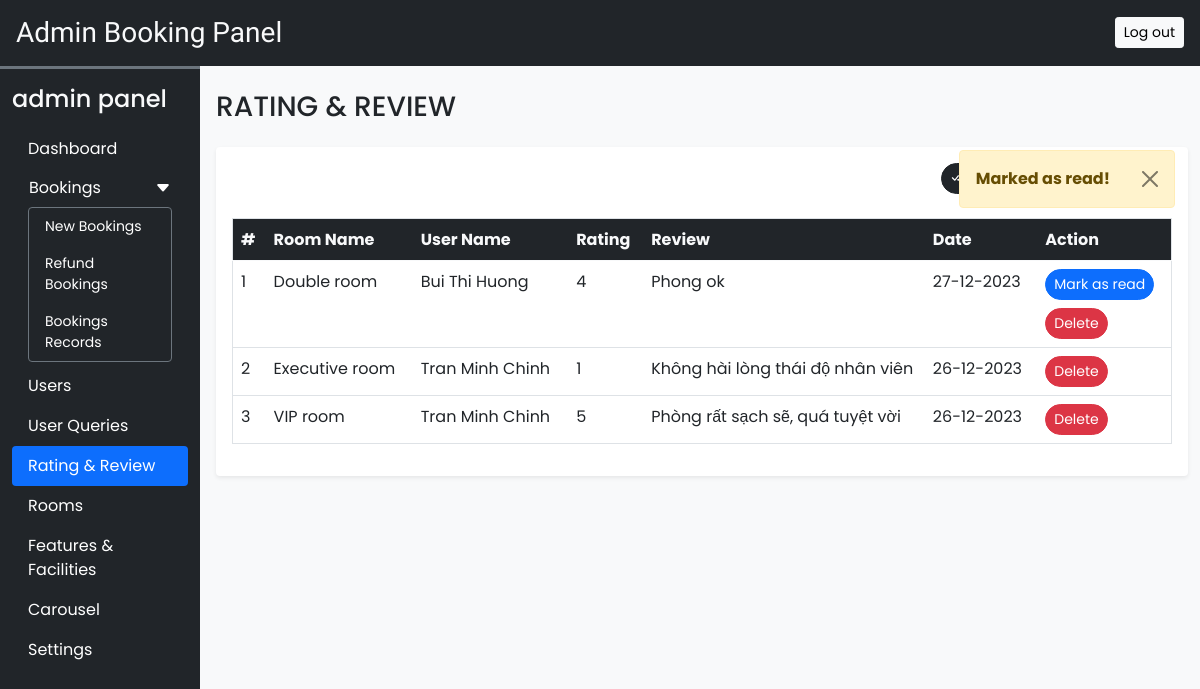
Page /admin/rate_review.php?seen=12 (signed in) on the committed database.
### tables this page shows
CREATE TABLE `rating_review` (
  `sr_no` int(11) NOT NULL,
  `booking_id` int(11) NOT NULL,
  `room_id` int(11) NOT NULL,
  `user_id` int(11) NOT NULL,
  `rating` int(11) NOT NULL,
  `review` varchar(200) NOT NULL,
  `seen` int(11) NOT NULL DEFAULT 0,
  `datentime` datetime NOT NULL DEFAULT current_timestamp()
);

CREATE TABLE `rooms` (
  `id` int(11) NOT NULL,
  `name` varchar(255) NOT NULL,
  `area` int(11) NOT NULL,
  `price` int(11) NOT NULL,
  `quantity` int(11) NOT NULL,
  `adult` int(11) NOT NULL,
  `children` int(11) NOT NULL,
  `description` varchar(255) NOT NULL,
  `status` tinyint(4) NOT NULL DEFAULT 1,
  `removed` int(11) NOT NULL DEFAULT 0
);

CREATE TABLE `user_cred` (
  `id` int(11) NOT NULL,
  `name` varchar(120) NOT NULL,
  `email` varchar(100) NOT NULL,
  `phonenum` varchar(100) NOT NULL,
  `dob` date NOT NULL,
  `profile` varchar(100) NOT NULL,
  `address` varchar(100) NOT NULL,
  `password` varchar(100) NOT NULL,
  `datentime` datetime NOT NULL DEFAULT current_timestamp(),
  `is_verified` int(11) NOT NULL DEFAULT 1
);

### admin/inc/db_config.php (called while the page is built, shortened)
<?php
function filteration($data)
{
    foreach ($data as $key => $value) {
        $value = trim($value);
        $value = stripcslashes($value);
        $value = htmlspecialchars($value);
        $value = strip_tags($value);
        $data[$key] = $value;
    }
    return $data;
}
function update($sql, $values, $datatypes)
{
    $con = $GLOBALS['con'];
    if ($stmt = mysqli_prepare($con, $sql)) {
        mysqli_stmt_bind_param($stmt, $datatypes, ...$values);
        if (mysqli_stmt_execute($stmt)) {
            $res = mysqli_stmt_affected_rows($stmt);
            return $res;
        } else {
            mysqli_stmt_close($stmt);
            die("Query cannot be executed - Update");
        }
    } else {
        die("Query cannot be prepared - Updated");
    }
}
?>

### admin/rate_review.php (the view, shortened to what this page needs)
<?php
    require('inc/essentials.php');
    require('inc/db_config.php');
    if(isset($_GET['seen']))
    {
        $frm_data = filteration($_GET);
        if ($frm_data['seen'] == 'all') {
            $q = "UPDATE `rating_review` SET `seen` = ?";
            $values = [1];
            if(update($q, $values, 'i')) {
                alert('success', 'Marked all as read!');
            }
            else {
                alert('error', 'Operation Failed');
            }
        }
        else {
            $q = "UPDATE `rating_review` SET `seen` = ? WHERE `sr_no` = ?";
            $values = [1, $frm_data['seen']];
            if(update($q, $values, 'ii')) {
                alert('success', 'Marked as read!');
            }
            else {
                alert('error', 'Operation Failed');
            }
        }
    }
?>
<!DOCTYPE html>
<html lang = "vi">
<head>
    <?php require('inc/links.php'); ?>
</head>
<body class="bg-light">
    <?php require('inc/header.php'); ?>
    <div class="container_fluid" id="main-content">
        <div class="row">
            <div class="col-lg-10 ms-auto p-4 overflow-hidden">
                <h3 class="mb-4">RATING & REVIEW</h3>
                    <div class="card border-0 shadow-sm mb-4" >
                            <div class="card-body">
                                <div class="text-end mb-4">
                                    <a href="?seen=all" class="btn btn-dark rounded-pill shadow-none btn-sm">
                                        <i class="bi bi-check-all"></i> Mark all read
                                    </a>
                                    <a href="?del=all" class="btn btn-danger rounded-pill shadow-none btn-sm">
                                    </a>
                                </div>
                               <div class="table-responsive-md">
                                    <table class="table table-hover border">
                                        <thead >
                                            <tr class="bg-dark text-light">
                                                <th scope="col">#</th>
                                                <th scope="col">Room Name</th>
                                                <th scope="col">User Name</th>
                                                <th scope="col">Rating</th>
                                                <th scope="col" width="30%">Review</th>
                                                <th scope="col">Date</th>
                                                <th scope="col">Action</th>
                                            </tr>
                                        </thead>
                                        <tbody>
                                            <?php
                                                $q = "SELECT rr.*, uc.name AS uname, r.name as rname FROM `rating_review` rr
                                                    INNER JOIN `user_cred` uc ON rr.user_id = uc.id
                                                    INNER JOIN `rooms` r ON rr.room_id = r.id
                                                    ORDER BY `sr_no` DESC";
                                                $data= mysqli_query($con, $q);
                                                $i = 1;
                                                while($row = mysqli_fetch_assoc($data)) {
                                                    $date = date('d-m-Y', strtotime($row['datentime']));
                                                    $seen = '';
                                                    if($row['seen'] != 1) {
                                                        $seen = "<a href='?seen=$row[sr_no]' class='btn btn-sm rounded-pill btn-primary mb-2'>Mark as read</a> <br>";
                                                    }
                                                    $seen .= "<a href='?del=$row[sr_no]' class='btn btn-sm rounded-pill btn-danger '>Delete</a>";
                                                    echo<<<query
                                                        <tr>
                                                            <td>$i</td>
                                                            <td>$row[rname]</td>
                                                            <td>$row[uname]</td>
                                                            <td>$row[rating]</td>
                                                            <td>$row[review]</td>
                                                            <td>$date</td>
                                                            <td>$seen</td>
                                                        </tr>
                                                    query;
                                                    $i++;
                                                }
                                            ?>
                                        </tbody>
                                    </table>
                               </div>
                        </div>
                    </div>
            </div>
        </div>
    </div>
</body>
</html>

### admin/css/common.css (style rules this page uses)
:root { --teal: #2ec1ac; --teal_hover: #279e8c; }
* { font-family: 'Poppins', sans-serif; }

### rows in the picture
rating_review: room.name "Double room", user.name "Bui Thi Huong", rating "4", review "Phong ok", datentime "27-12-2023"
rating_review: room.name "Executive room", user.name "Tran Minh Chinh", rating "1", review "Không hài lòng thái độ nhân viên", datentime "26-12-2023"
rating_review: room.name "VIP room", user.name "Tran Minh Chinh", rating "5", review "Phòng rất sạch sẽ, quá tuyệt vời", datentime "26-12-2023"

### other values in the picture
$msg "Marked as read!"
